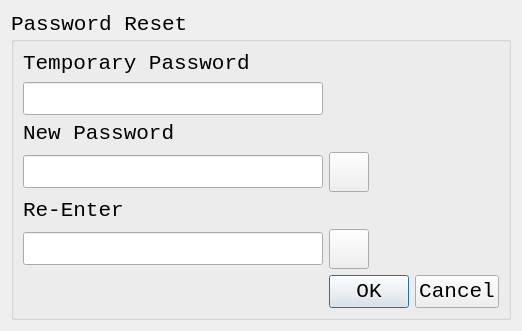
<?xml version="1.0" encoding="UTF-8"?>
<ui version="4.0">
 <class>NewPasswordPostResetDialog</class>
 <widget class="QDialog" name="NewPasswordPostResetDialog">
  <property name="geometry">
   <rect>
    <x>0</x>
    <y>0</y>
    <width>514</width>
    <height>321</height>
   </rect>
  </property>
  <property name="font">
   <font>
    <family>Consolas</family>
    <pointsize>16</pointsize>
   </font>
  </property>
  <property name="windowTitle">
   <string>Dialog</string>
  </property>
  <layout class="QVBoxLayout" name="verticalLayout">
   <item>
    <widget class="QGroupBox" name="NewPasswordPostResetDialogGroupBox">
     <property name="title">
      <string>Password Reset</string>
     </property>
     <layout class="QGridLayout" name="gridLayout">
      <item row="1" column="0">
       <widget class="QLineEdit" name="NewPasswordPostResetDialogTemporaryPasswordLineEdit">
        <property name="sizePolicy">
         <sizepolicy hsizetype="Fixed" vsizetype="Fixed">
          <horstretch>0</horstretch>
          <verstretch>0</verstretch>
         </sizepolicy>
        </property>
        <property name="minimumSize">
         <size>
          <width>300</width>
          <height>0</height>
         </size>
        </property>
        <property name="maximumSize">
         <size>
          <width>300</width>
          <height>16777215</height>
         </size>
        </property>
       </widget>
      </item>
      <item row="7" column="1" colspan="2">
       <widget class="QDialogButtonBox" name="NewPasswordPostResetDialogButtons">
        <property name="standardButtons">
         <set>QDialogButtonBox::Cancel|QDialogButtonBox::Ok</set>
        </property>
       </widget>
      </item>
      <item row="2" column="0" colspan="2">
       <widget class="QLabel" name="NewPasswordPostResetDialogEnterNewPasswordLabel">
        <property name="text">
         <string>New Password</string>
        </property>
       </widget>
      </item>
      <item row="5" column="0" colspan="2">
       <widget class="QLabel" name="NewPasswordPostResetDialogReenterNewPasswordLabel">
        <property name="text">
         <string>Re-Enter</string>
        </property>
       </widget>
      </item>
      <item row="6" column="0">
       <widget class="QLineEdit" name="NewPasswordPostResetDialogReenterNewPasswordLineEdit">
        <property name="sizePolicy">
         <sizepolicy hsizetype="Fixed" vsizetype="Fixed">
          <horstretch>0</horstretch>
          <verstretch>0</verstretch>
         </sizepolicy>
        </property>
        <property name="minimumSize">
         <size>
          <width>300</width>
          <height>0</height>
         </size>
        </property>
        <property name="maximumSize">
         <size>
          <width>300</width>
          <height>16777215</height>
         </size>
        </property>
        <property name="echoMode">
         <enum>QLineEdit::Password</enum>
        </property>
       </widget>
      </item>
      <item row="0" column="0" colspan="2">
       <widget class="QLabel" name="NewPasswordPostResetDialogTemporaryPasswordLabel">
        <property name="text">
         <string>Temporary Password</string>
        </property>
       </widget>
      </item>
      <item row="3" column="0">
       <widget class="QLineEdit" name="NewPasswordPostResetDialogEnterNewPasswordLineEdit">
        <property name="sizePolicy">
         <sizepolicy hsizetype="Fixed" vsizetype="Fixed">
          <horstretch>0</horstretch>
          <verstretch>0</verstretch>
         </sizepolicy>
        </property>
        <property name="minimumSize">
         <size>
          <width>300</width>
          <height>0</height>
         </size>
        </property>
        <property name="maximumSize">
         <size>
          <width>300</width>
          <height>16777215</height>
         </size>
        </property>
        <property name="echoMode">
         <enum>QLineEdit::Password</enum>
        </property>
       </widget>
      </item>
      <item row="7" column="0">
       <spacer name="NewPasswordPostResetDialogVerticalSpacer">
        <property name="orientation">
         <enum>Qt::Vertical</enum>
        </property>
        <property name="sizeHint" stdset="0">
         <size>
          <width>20</width>
          <height>29</height>
         </size>
        </property>
       </spacer>
      </item>
      <item row="3" column="1">
       <widget class="QPushButton" name="NewPasswordPostResetDialogNewPasswordRevealButton">
        <property name="sizePolicy">
         <sizepolicy hsizetype="Fixed" vsizetype="Fixed">
          <horstretch>0</horstretch>
          <verstretch>0</verstretch>
         </sizepolicy>
        </property>
        <property name="minimumSize">
         <size>
          <width>40</width>
          <height>40</height>
         </size>
        </property>
        <property name="maximumSize">
         <size>
          <width>40</width>
          <height>40</height>
         </size>
        </property>
        <property name="text">
         <string/>
        </property>
        <property name="icon">
         <iconset resource="images.qrc">
          <normaloff>:/icons/icons8-eye-30.png</normaloff>:/icons/icons8-eye-30.png</iconset>
        </property>
       </widget>
      </item>
      <item row="6" column="1">
       <widget class="QPushButton" name="NewPasswordPostResetDialogReEnterPasswordRevealButton">
        <property name="sizePolicy">
         <sizepolicy hsizetype="Fixed" vsizetype="Fixed">
          <horstretch>0</horstretch>
          <verstretch>0</verstretch>
         </sizepolicy>
        </property>
        <property name="minimumSize">
         <size>
          <width>40</width>
          <height>40</height>
         </size>
        </property>
        <property name="maximumSize">
         <size>
          <width>40</width>
          <height>40</height>
         </size>
        </property>
        <property name="text">
         <string/>
        </property>
        <property name="icon">
         <iconset resource="images.qrc">
          <normaloff>:/icons/icons8-eye-30.png</normaloff>:/icons/icons8-eye-30.png</iconset>
        </property>
       </widget>
      </item>
     </layout>
    </widget>
   </item>
  </layout>
 </widget>
 <resources>
  <include location="images.qrc"/>
 </resources>
 <connections/>
</ui>
